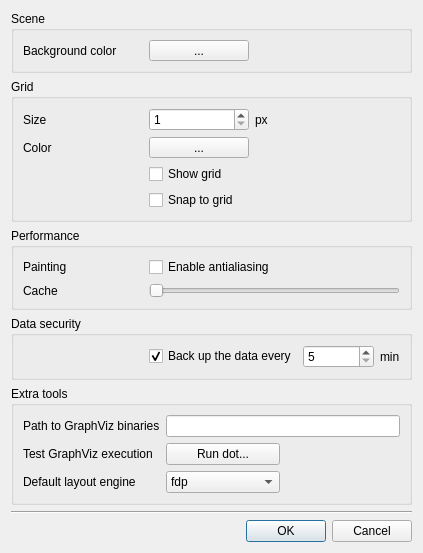
<?xml version="1.0" encoding="UTF-8"?>
<ui version="4.0">
 <class>CSceneOptionsDialog</class>
 <widget class="QDialog" name="CSceneOptionsDialog">
  <property name="geometry">
   <rect>
    <x>0</x>
    <y>0</y>
    <width>423</width>
    <height>546</height>
   </rect>
  </property>
  <property name="windowTitle">
   <string>Scene Options</string>
  </property>
  <layout class="QVBoxLayout" name="verticalLayout">
   <item>
    <widget class="QGroupBox" name="SceneSection">
     <property name="title">
      <string>Scene</string>
     </property>
     <property name="flat">
      <bool>true</bool>
     </property>
     <layout class="QFormLayout" name="formLayout">
      <property name="fieldGrowthPolicy">
       <enum>QFormLayout::FieldsStayAtSizeHint</enum>
      </property>
      <item row="0" column="0">
       <widget class="QLabel" name="label_4">
        <property name="minimumSize">
         <size>
          <width>120</width>
          <height>0</height>
         </size>
        </property>
        <property name="text">
         <string>Background color</string>
        </property>
       </widget>
      </item>
      <item row="0" column="1">
       <widget class="QSint::ColorButton" name="BackgroundColor">
        <property name="sizePolicy">
         <sizepolicy hsizetype="Preferred" vsizetype="Fixed">
          <horstretch>0</horstretch>
          <verstretch>0</verstretch>
         </sizepolicy>
        </property>
        <property name="minimumSize">
         <size>
          <width>100</width>
          <height>0</height>
         </size>
        </property>
        <property name="text">
         <string>...</string>
        </property>
        <property name="popupMode">
         <enum>QToolButton::InstantPopup</enum>
        </property>
        <property name="toolButtonStyle">
         <enum>Qt::ToolButtonTextBesideIcon</enum>
        </property>
        <property name="arrowType">
         <enum>Qt::NoArrow</enum>
        </property>
       </widget>
      </item>
     </layout>
    </widget>
   </item>
   <item>
    <widget class="QGroupBox" name="GridSection">
     <property name="title">
      <string>Grid</string>
     </property>
     <property name="flat">
      <bool>true</bool>
     </property>
     <layout class="QFormLayout" name="formLayout_2">
      <property name="fieldGrowthPolicy">
       <enum>QFormLayout::FieldsStayAtSizeHint</enum>
      </property>
      <item row="0" column="0">
       <widget class="QLabel" name="label">
        <property name="minimumSize">
         <size>
          <width>120</width>
          <height>0</height>
         </size>
        </property>
        <property name="text">
         <string>Size</string>
        </property>
       </widget>
      </item>
      <item row="0" column="1">
       <layout class="QHBoxLayout" name="horizontalLayout">
        <item>
         <widget class="QSpinBox" name="GridSize">
          <property name="sizePolicy">
           <sizepolicy hsizetype="Preferred" vsizetype="Fixed">
            <horstretch>0</horstretch>
            <verstretch>0</verstretch>
           </sizepolicy>
          </property>
          <property name="minimumSize">
           <size>
            <width>100</width>
            <height>0</height>
           </size>
          </property>
          <property name="minimum">
           <number>1</number>
          </property>
          <property name="maximum">
           <number>40</number>
          </property>
         </widget>
        </item>
        <item>
         <widget class="QLabel" name="label_2">
          <property name="text">
           <string>px</string>
          </property>
         </widget>
        </item>
       </layout>
      </item>
      <item row="2" column="0">
       <widget class="QLabel" name="label_3">
        <property name="minimumSize">
         <size>
          <width>120</width>
          <height>0</height>
         </size>
        </property>
        <property name="text">
         <string>Color</string>
        </property>
       </widget>
      </item>
      <item row="2" column="1">
       <widget class="QSint::ColorButton" name="GridColor">
        <property name="sizePolicy">
         <sizepolicy hsizetype="Preferred" vsizetype="Fixed">
          <horstretch>0</horstretch>
          <verstretch>0</verstretch>
         </sizepolicy>
        </property>
        <property name="minimumSize">
         <size>
          <width>100</width>
          <height>0</height>
         </size>
        </property>
        <property name="text">
         <string>...</string>
        </property>
        <property name="popupMode">
         <enum>QToolButton::InstantPopup</enum>
        </property>
        <property name="toolButtonStyle">
         <enum>Qt::ToolButtonTextBesideIcon</enum>
        </property>
        <property name="arrowType">
         <enum>Qt::NoArrow</enum>
        </property>
       </widget>
      </item>
      <item row="4" column="1">
       <widget class="QCheckBox" name="GridSnap">
        <property name="text">
         <string>Snap to grid</string>
        </property>
       </widget>
      </item>
      <item row="3" column="1">
       <widget class="QCheckBox" name="GridVisible">
        <property name="text">
         <string>Show grid</string>
        </property>
       </widget>
      </item>
     </layout>
    </widget>
   </item>
   <item>
    <widget class="QGroupBox" name="PerformanceSection">
     <property name="title">
      <string>Performance</string>
     </property>
     <property name="flat">
      <bool>true</bool>
     </property>
     <layout class="QGridLayout" name="gridLayout">
      <item row="0" column="0">
       <widget class="QLabel" name="label_5">
        <property name="minimumSize">
         <size>
          <width>120</width>
          <height>0</height>
         </size>
        </property>
        <property name="maximumSize">
         <size>
          <width>100</width>
          <height>16777215</height>
         </size>
        </property>
        <property name="text">
         <string>Painting</string>
        </property>
       </widget>
      </item>
      <item row="0" column="1">
       <widget class="QCheckBox" name="Antialiasing">
        <property name="sizePolicy">
         <sizepolicy hsizetype="Expanding" vsizetype="Fixed">
          <horstretch>0</horstretch>
          <verstretch>0</verstretch>
         </sizepolicy>
        </property>
        <property name="text">
         <string>Enable antialiasing</string>
        </property>
       </widget>
      </item>
      <item row="1" column="0">
       <widget class="QLabel" name="label_6">
        <property name="minimumSize">
         <size>
          <width>120</width>
          <height>0</height>
         </size>
        </property>
        <property name="maximumSize">
         <size>
          <width>100</width>
          <height>16777215</height>
         </size>
        </property>
        <property name="text">
         <string>Cache</string>
        </property>
       </widget>
      </item>
      <item row="1" column="1">
       <widget class="QSint::SpinSlider" name="CacheSlider">
        <property name="maximum">
         <number>1000</number>
        </property>
        <property name="singleStep">
         <number>10</number>
        </property>
        <property name="pageStep">
         <number>10</number>
        </property>
        <property name="orientation">
         <enum>Qt::Horizontal</enum>
        </property>
       </widget>
      </item>
     </layout>
    </widget>
   </item>
   <item>
    <widget class="QGroupBox" name="DataSection">
     <property name="title">
      <string>Data security</string>
     </property>
     <property name="flat">
      <bool>true</bool>
     </property>
     <layout class="QGridLayout" name="gridLayout_2">
      <item row="1" column="1">
       <widget class="QCheckBox" name="EnableBackups">
        <property name="text">
         <string>Back up the data every</string>
        </property>
        <property name="checked">
         <bool>true</bool>
        </property>
       </widget>
      </item>
      <item row="1" column="3">
       <widget class="QLabel" name="label_7">
        <property name="sizePolicy">
         <sizepolicy hsizetype="Maximum" vsizetype="Preferred">
          <horstretch>0</horstretch>
          <verstretch>0</verstretch>
         </sizepolicy>
        </property>
        <property name="text">
         <string>min</string>
        </property>
       </widget>
      </item>
      <item row="1" column="2">
       <widget class="QSpinBox" name="BackupPeriod">
        <property name="minimum">
         <number>5</number>
        </property>
        <property name="maximum">
         <number>200</number>
        </property>
        <property name="singleStep">
         <number>5</number>
        </property>
       </widget>
      </item>
      <item row="1" column="0">
       <widget class="QLabel" name="label_8">
        <property name="minimumSize">
         <size>
          <width>120</width>
          <height>0</height>
         </size>
        </property>
        <property name="maximumSize">
         <size>
          <width>100</width>
          <height>16777215</height>
         </size>
        </property>
        <property name="text">
         <string/>
        </property>
       </widget>
      </item>
     </layout>
    </widget>
   </item>
   <item>
    <widget class="QGroupBox" name="ExtraSection">
     <property name="title">
      <string>Extra tools</string>
     </property>
     <property name="flat">
      <bool>true</bool>
     </property>
     <layout class="QGridLayout" name="gridLayout_3">
      <item row="0" column="0">
       <widget class="QLabel" name="label_9">
        <property name="minimumSize">
         <size>
          <width>120</width>
          <height>0</height>
         </size>
        </property>
        <property name="text">
         <string>Path to GraphViz binaries</string>
        </property>
       </widget>
      </item>
      <item row="2" column="1">
       <widget class="QComboBox" name="GraphvizDefaultEngine">
        <property name="editable">
         <bool>false</bool>
        </property>
        <item>
         <property name="text">
          <string>fdp</string>
         </property>
        </item>
        <item>
         <property name="text">
          <string>dot</string>
         </property>
        </item>
        <item>
         <property name="text">
          <string>neato</string>
         </property>
        </item>
        <item>
         <property name="text">
          <string>sfdp</string>
         </property>
        </item>
        <item>
         <property name="text">
          <string>twopi</string>
         </property>
        </item>
        <item>
         <property name="text">
          <string>circo</string>
         </property>
        </item>
       </widget>
      </item>
      <item row="2" column="0">
       <widget class="QLabel" name="label_10">
        <property name="minimumSize">
         <size>
          <width>120</width>
          <height>0</height>
         </size>
        </property>
        <property name="text">
         <string>Default layout engine</string>
        </property>
       </widget>
      </item>
      <item row="0" column="1" colspan="2">
       <widget class="QSint::PathPicker" name="GraphvizPath"/>
      </item>
      <item row="1" column="1">
       <widget class="QPushButton" name="GraphvizTest">
        <property name="text">
         <string>Run dot...</string>
        </property>
       </widget>
      </item>
      <item row="1" column="0">
       <widget class="QLabel" name="label_11">
        <property name="minimumSize">
         <size>
          <width>120</width>
          <height>0</height>
         </size>
        </property>
        <property name="text">
         <string>Test GraphViz execution</string>
        </property>
       </widget>
      </item>
     </layout>
    </widget>
   </item>
   <item>
    <spacer name="verticalSpacer">
     <property name="orientation">
      <enum>Qt::Vertical</enum>
     </property>
     <property name="sizeHint" stdset="0">
      <size>
       <width>20</width>
       <height>40</height>
      </size>
     </property>
    </spacer>
   </item>
   <item>
    <widget class="Line" name="line">
     <property name="orientation">
      <enum>Qt::Horizontal</enum>
     </property>
    </widget>
   </item>
   <item>
    <widget class="QDialogButtonBox" name="buttonBox">
     <property name="orientation">
      <enum>Qt::Horizontal</enum>
     </property>
     <property name="standardButtons">
      <set>QDialogButtonBox::Cancel|QDialogButtonBox::Ok</set>
     </property>
    </widget>
   </item>
  </layout>
 </widget>
 <customwidgets>
  <customwidget>
   <class>QSint::ColorButton</class>
   <extends>QToolButton</extends>
   <header location="global">colorbutton.h</header>
  </customwidget>
  <customwidget>
   <class>QSint::SpinSlider</class>
   <extends>QSlider</extends>
   <header location="global">spinslider.h</header>
  </customwidget>
  <customwidget>
   <class>QSint::PathPicker</class>
   <extends>QLineEdit</extends>
   <header location="global">pathpicker.h</header>
  </customwidget>
 </customwidgets>
 <tabstops>
  <tabstop>BackgroundColor</tabstop>
  <tabstop>GridSize</tabstop>
  <tabstop>GridColor</tabstop>
  <tabstop>GridVisible</tabstop>
  <tabstop>GridSnap</tabstop>
  <tabstop>Antialiasing</tabstop>
  <tabstop>CacheSlider</tabstop>
  <tabstop>EnableBackups</tabstop>
  <tabstop>BackupPeriod</tabstop>
  <tabstop>GraphvizPath</tabstop>
  <tabstop>GraphvizDefaultEngine</tabstop>
 </tabstops>
 <resources/>
 <connections>
  <connection>
   <sender>buttonBox</sender>
   <signal>accepted()</signal>
   <receiver>CSceneOptionsDialog</receiver>
   <slot>accept()</slot>
   <hints>
    <hint type="sourcelabel">
     <x>248</x>
     <y>254</y>
    </hint>
    <hint type="destinationlabel">
     <x>157</x>
     <y>274</y>
    </hint>
   </hints>
  </connection>
  <connection>
   <sender>buttonBox</sender>
   <signal>rejected()</signal>
   <receiver>CSceneOptionsDialog</receiver>
   <slot>reject()</slot>
   <hints>
    <hint type="sourcelabel">
     <x>316</x>
     <y>260</y>
    </hint>
    <hint type="destinationlabel">
     <x>286</x>
     <y>274</y>
    </hint>
   </hints>
  </connection>
 </connections>
</ui>
